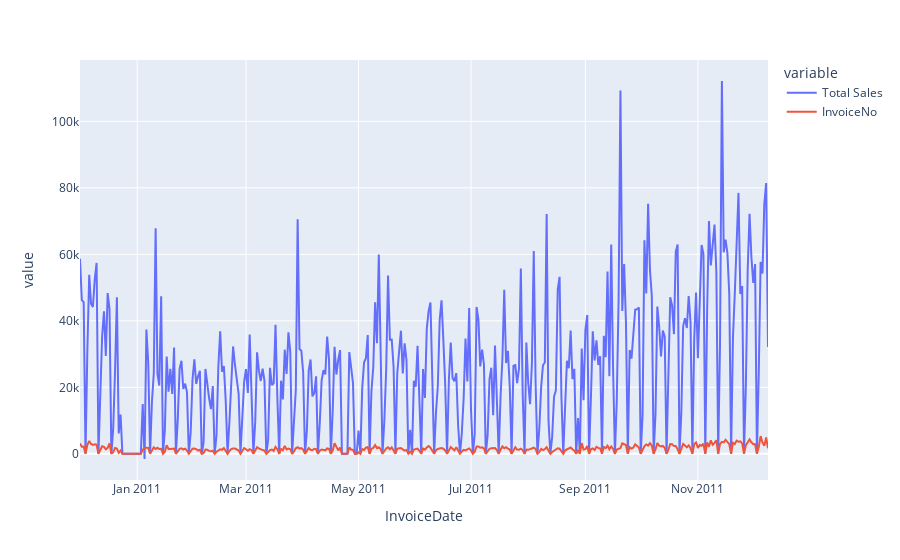

Source (notebook cell):
### Code cell
px.line(df2)

### Figure 1 — Plotly figure (JSON) as saved in the notebook; plotly's stock layout.template omitted (floating-point values rounded to 4 significant figures; data arrays with more than 128 entries replaced by an {"elided": "..."} marker saying what was removed)
{"data": [{"hovertemplate": "variable=Total Sales<br>InvoiceDate=%{x}<br>value=%{y}<extra></extra>", "legendgroup": "Total Sales", "line": {"color": "#636efa", "dash": "solid"}, "marker": {"symbol": "circle"}, "mode": "lines", "name": "Total Sales", "orientation": "v", "showlegend": true, "type": "scatter", "x": {"elided": "374 str values"}, "xaxis": "x", "y": {"elided": "374 float values"}, "yaxis": "y"}, {"hovertemplate": "variable=InvoiceNo<br>InvoiceDate=%{x}<br>value=%{y}<extra></extra>", "legendgroup": "InvoiceNo", "line": {"color": "#EF553B", "dash": "solid"}, "marker": {"symbol": "circle"}, "mode": "lines", "name": "InvoiceNo", "orientation": "v", "showlegend": true, "type": "scatter", "x": {"elided": "374 str values"}, "xaxis": "x", "y": {"elided": "374 int values"}, "yaxis": "y"}], "layout": {"autosize": true, "dragmode": "zoom", "legend": {"title": {"text": "variable"}, "tracegroupgap": 0}, "margin": {"t": 60}, "xaxis": {"anchor": "y", "autorange": true, "domain": [0, 1], "range": ["2010-12-01", "2011-12-09"], "title": {"text": "InvoiceDate"}, "type": "date"}, "yaxis": {"anchor": "x", "autorange": true, "domain": [0, 1], "range": [-7883.0, 118500.0], "title": {"text": "value"}, "type": "linear"}}}
